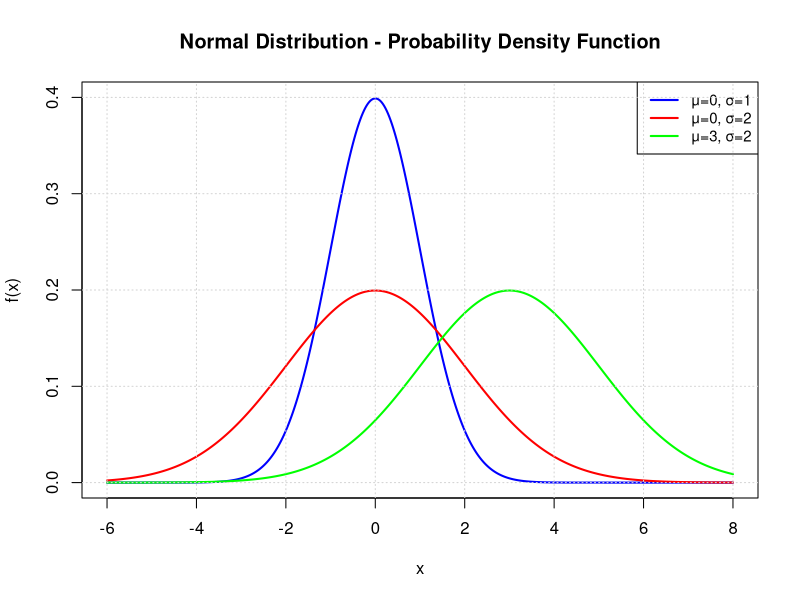

Write the R code that produced this figure.
## ---- chunk 1
#| code-fold: false
#| fig-cap: "Normal Distribution - Probability Density Function with different means and standard deviations"
#| label: fig-normal-dist

# Set up the plot with appropriate range
plot(NULL, xlim = c(-6, 8), ylim = c(0, 0.4),
     xlab = "x", ylab = "f(x)",
     main = "Normal Distribution - Probability Density Function")

# Define parameters and colors
params <- list(
  list(mean = 0, sd = 1, label = "μ=0, σ=1", color = "blue"),
  list(mean = 0, sd = 2, label = "μ=0, σ=2", color = "red"),
  list(mean = 3, sd = 2, label = "μ=3, σ=2", color = "green")
)

# Plot each distribution
for (i in seq_along(params)) {
  mean_val <- params[[i]]$mean
  sd_val <- params[[i]]$sd
  color <- params[[i]]$color

  # Create sequence of x values
  x <- seq(-6, 8, length.out = 500)
  y <- dnorm(x, mean = mean_val, sd = sd_val)

  # Plot the curve
  lines(x, y, col = color, lwd = 2)
}

# Add legend
legend("topright",
       legend = c("μ=0, σ=1", "μ=0, σ=2", "μ=3, σ=2"),
       col = c("blue", "red", "green"),
       lwd = 2,
       cex = 0.9)

# Add grid for better readability
grid()
